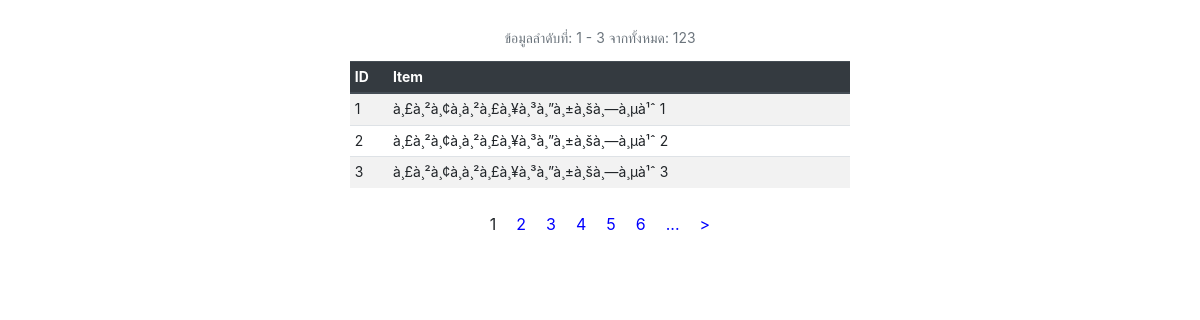
The page /ch10/example10-2/index.php on the database its author committed.
### tables this page shows
CREATE TABLE `pagination` (
  `id` int(11) NOT NULL,
  `item` varchar(150) DEFAULT NULL
);

### ch10/example10-2/index.php (the view, shortened to what this page needs)
<!doctype html>
<html>
<head>
      <link href="../../css/bootstrap.min.css" rel="stylesheet">
</head>
<body class="p-3">
<?php
require '../../lib/pagination-v2.class.php';
$page = new PaginationV2();
$mysqli = new mysqli('localhost', 'root', '', 'pmdb_ch10');
$sql = 'SELECT * FROM pagination';
$result = $page->query($mysqli, $sql, 3);
$start_row = $page->start_row();
$stop_row = $page->stop_row();
$total_page = $page->total_rows();
echo <<<HTML
<table class="table table-sm table-striped table-hover w-75 mx-auto">
<caption>
      ข้อมูลลำดับที่: $start_row  - $stop_row จากทั้งหมด: $total_page
</caption>
<thead class="thead-dark">
      <tr><th>ID</th><th>Item</th></tr>
</thead>
<tbody>
HTML;
while (list($i, $item) = $result->fetch_row()) {
      echo "<tr><td>$i</td><td>$item</td></tr>";
}
echo
'</tbody>
</table>';
echo '<div class="mt-4" style="text-align:center">';
if ($page->total_pages() > 1) {
      $page->echo_pagenums(6, true, false);
}
echo '</div>';
?>
</body>
</html>

### ch10/example10-2/index.php (style rules this page uses)
table { max-width: 500px; }
table * { font-size: 0.87rem; }
caption { caption-side: top; text-align: center; }

### rows shown on the page
pagination: id "1", item "à¸£à¸²à¸¢à¸à¸²à¸£à¸¥à¸³à¸”à¸±à¸šà¸—à¸µà¹ˆ 1"
pagination: id "2", item "à¸£à¸²à¸¢à¸à¸²à¸£à¸¥à¸³à¸”à¸±à¸šà¸—à¸µà¹ˆ 2"
pagination: id "3", item "à¸£à¸²à¸¢à¸à¸²à¸£à¸¥à¸³à¸”à¸±à¸šà¸—à¸µà¹ˆ 3"

### other values the page prints
$start_row "1"
$stop_row "3"
$total_page "123"
$t "1"
$t "2 3 4 5 6 ... >"
